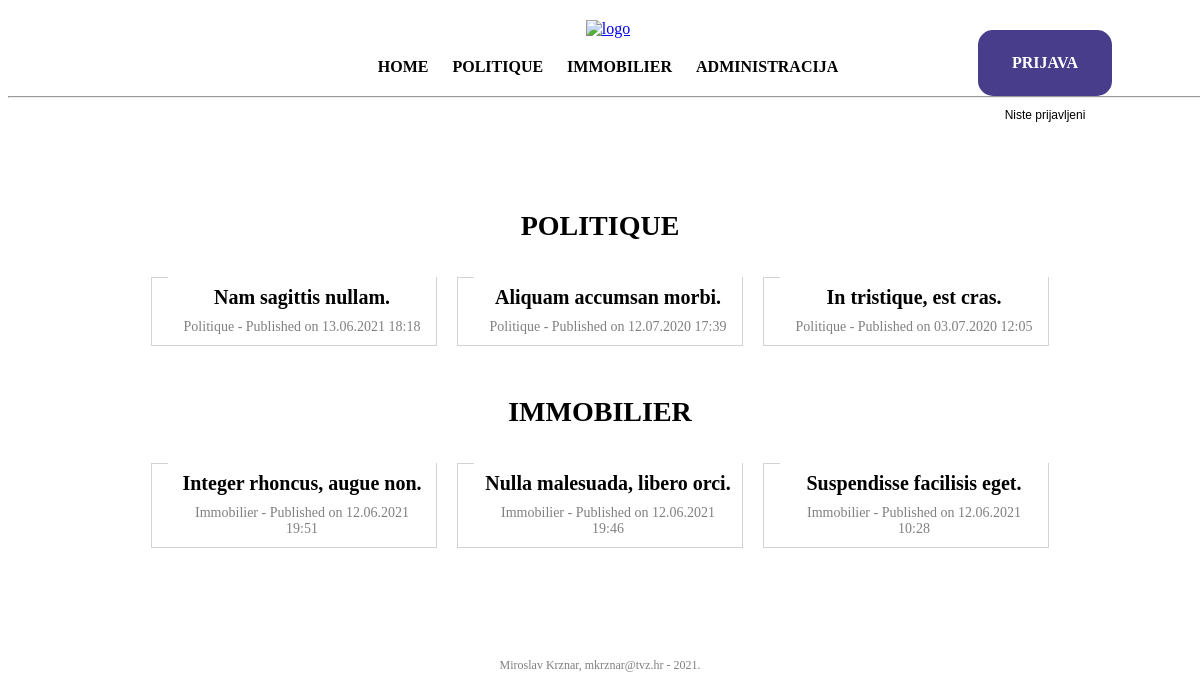
The page / on the database its author committed.
### tables this page shows
CREATE TABLE `vijesti` (
  `id` int(11) NOT NULL,
  `datum` varchar(32) NOT NULL,
  `naslov` varchar(64) NOT NULL,
  `sazetak` text NOT NULL,
  `tekst` text NOT NULL,
  `slika` varchar(64) NOT NULL,
  `kategorija` varchar(64) NOT NULL,
  `arhiva` tinyint(1) NOT NULL
);

### index.php (the view, shortened to what this page needs)
<?php
include 'connect.php';
echo '
<!DOCTYPE html>
<html lang="hr-HR">
    <head>
        <meta charset="UTF-8" />
        <title>Projekt</title>
        <meta name="author" content="Miroslav Krznar"/>
        <meta name="description" content="Projekt" />
        <link rel="stylesheet" type="text/css" href="style.css" />
        <link rel="apple-touch-icon" sizes="180x180" href="img/favicon_io/apple-touch-icon.png">
        <link rel="icon" type="image/png" sizes="32x32" href="img/favicon_io/favicon-32x32.png">
        <link rel="icon" type="image/png" sizes="16x16" href="img/favicon_io/favicon-16x16.png">
        <link rel="manifest" href="img/favicon_io/site.webmanifest">
    </head>
    <body>
        <header>
            <a href="index.php"/><img src="img/logo.png" alt="logo" /></a>
            <nav>
                <ul>
                    <li><a href="index.php">Home</a></li>
                    <li><a href="kategorija.php?id=politique">Politique</a></li>
                    <li><a href="kategorija.php?id=immobilier">Immobilier</a></li>
                    <li><a href="administracija.php">Administracija</a></li>
                </ul>
            </nav>
            <hr />
        </header>
        <div id="helpFixed"></div>';
        if(isset($_SESSION['$username'])) {
            echo '
            <div class="logout-segm">
                <a href="logout.php" class="logout">Odjava</a>
                <p>Dobar dan, <span id="user">' . $_SESSION['$username'] . '</span>!</p>
            </div>';
        } else {
            echo '
            <div class="login-segm">
                <a href="administracija.php" class="login">Prijava</a>
                <p>Niste prijavljeni</p>
            </div>';
        }
        echo '
        <section class="home-sec">
            <h2>politique</h2>
            <div>';
            $query = "SELECT * FROM vijesti WHERE kategorija = 'politique' AND arhiva = 0 ORDER BY id DESC LIMIT 3";
            $result = mysqli_query($dbc, $query);
            while($row = mysqli_fetch_array($result)) {
                echo '
                <article>
                    <a href="clanak.php?id=' . $row['id'] . '">
                    <img src="img/' . $row['slika'] . '" alt="slika" /></a>
                    <div>
                        <h3><a href="clanak.php?id=' . $row['id'] . '">' . $row['naslov'] . '</a></h3>
                        <p>' . $row['kategorija'] . ' - Published on ' . $row['datum'] . '</p>
                    </div>
                </article>';
            }
        echo '
        </section>
        <section class="home-sec">
            <h2>immobilier</h2>
            <div>';
            $query = "SELECT * FROM vijesti WHERE kategorija = 'immobilier' AND arhiva = 0 ORDER BY id DESC LIMIT 3";
            $result = mysqli_query($dbc, $query);
            while($row = mysqli_fetch_array($result)) {
                echo '
                <article>
                    <a href="clanak.php?id=' . $row['id'] . '">
                    <img src="img/' . $row['slika'] . '" alt="slika" /></a>
                    <div>
                        <h3><a href="clanak.php?id=' . $row['id'] . '">' . $row['naslov'] . '</a></h3>
                        <p>' . $row['kategorija'] . ' - Published on ' . $row['datum'] . '</p>
                    </div>
                </article>';
            }
        echo '
        </section>
        <footer>
            <p>Miroslav Krznar, mkrznar@tvz.hr - 2021.</p>
        </footer>
    </body>
</html>';
?>

### style.css (style rules this page uses)
body { margin-top: 0px; }
header { text-align: center; padding-top: 20px; position: fixed; width: 100%; background-color: white; z-index: 2; }
nav a { display: block; box-sizing: border-box; padding: 10px; color: black; text-transform: uppercase; background-color: white; text-decoration: none; font-family: 'Arial Narrow'; font-weight: bold; }
ul { padding: 0px; margin: 2px auto; }
hr { color: lightgray; margin: 0px; }
.home-sec { text-align: center; }
.home-sec a { text-decoration: none; color: black; }
h2 { text-transform: uppercase; margin: 40px 0px 25px; font-family: 'Arial Narrow'; font-weight: bold; font-size: 28px; }
article { display: inline-block; margin: 10px; border: 1px solid lightgrey; }
article div { background-color: white; position: relative; }
article h3 { margin: 0px 10px; padding-top: 10px; font-family: 'Times New Roman', Times, serif; font-size: 20px; }
article p { margin: 10px; font-size: 14px; color: grey; }
footer { text-align: center; margin: 100px 0 30px; font-size: 12px; color: grey; }
.logout-segm p, .login-segm p { font-family: Arial, Helvetica, sans-serif; font-size: 12px; }
.logout, .login { padding: 20px 30px; background-color: darkslateblue; text-decoration: none; text-transform: uppercase; color: white; font-weight: bold; box-sizing: border-box; border: 4px solid darkslateblue; border-radius: 15px; }
@media (min-width: 1000px) { #helpFixed { height: 170px; } }
@media (min-width: 1000px) { header img { width: 250px; } }
@media (min-width: 1000px) { nav { margin: 10px auto; width: 60%; } }
@media (min-width: 1000px) { li { list-style-type: none; display: inline-block; } }
@media (min-width: 1000px) { .home-sec > div { display: flex; justify-content: center; } }
@media (min-width: 1000px) { h2 { text-transform: uppercase; margin: 40px 0px 25px; font-family: 'Arial Narrow'; font-weight: bold; font-size: 28px; } }
@media (min-width: 1000px) { article div { width: 268px; margin-left: 16px; margin-top: -20px; } }
@media (min-width: 1000px) { .logout-segm, .login-segm { position: fixed; right: 30px; top: 30px; width: 250px; text-align: center; z-index: 3; } }
@media (min-width: 1000px) { .logout, .login { display: inline-block; } }

### rows shown on the page
vijesti: naslov "Nam sagittis nullam.", kategorija "Politique", datum "13.06.2021 18:18"
vijesti: naslov "Aliquam accumsan morbi.", kategorija "Politique", datum "12.07.2020 17:39"
vijesti: naslov "In tristique, est cras.", kategorija "Politique", datum "03.07.2020 12:05"
vijesti: naslov "Integer rhoncus, augue non.", kategorija "Immobilier", datum "12.06.2021 19:51"
vijesti: naslov "Nulla malesuada, libero orci.", kategorija "Immobilier", datum "12.06.2021 19:46"
vijesti: naslov "Suspendisse facilisis eget.", kategorija "Immobilier", datum "12.06.2021 10:28"
